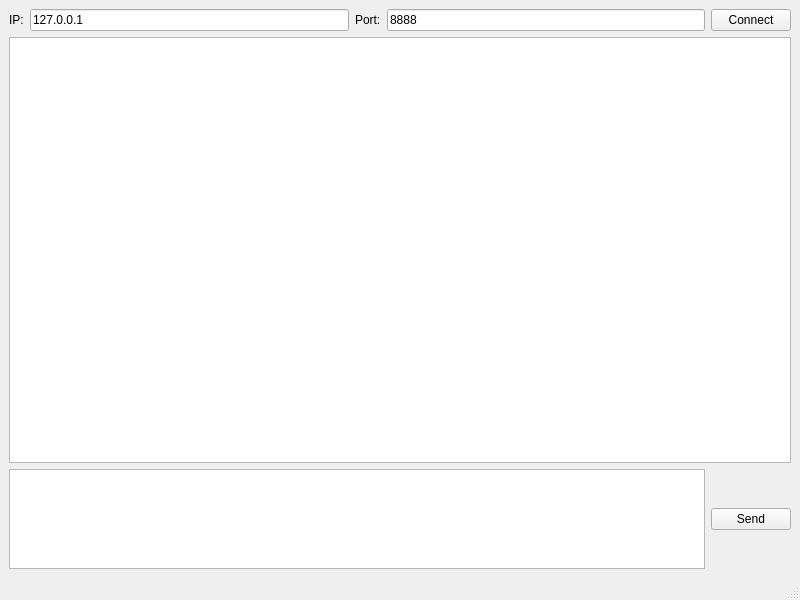
<?xml version="1.0" encoding="UTF-8"?>
<ui version="4.0">
 <class>MainWindow</class>
 <widget class="QMainWindow" name="MainWindow">
  <property name="geometry">
   <rect>
    <x>0</x>
    <y>0</y>
    <width>800</width>
    <height>600</height>
   </rect>
  </property>
  <property name="windowTitle">
   <string>TCP Server Simulator</string>
  </property>
  <widget class="QWidget" name="centralwidget">
   <layout class="QVBoxLayout" name="verticalLayout">
    <item>
     <layout class="QHBoxLayout" name="horizontalLayout_2">
      <item>
       <widget class="QLabel" name="label">
        <property name="text">
         <string>IP:</string>
        </property>
       </widget>
      </item>
      <item>
       <widget class="QLineEdit" name="ipLineEdit">
        <property name="text">
         <string>127.0.0.1</string>
        </property>
       </widget>
      </item>
      <item>
       <widget class="QLabel" name="label_2">
        <property name="text">
         <string>Port:</string>
        </property>
       </widget>
      </item>
      <item>
       <widget class="QLineEdit" name="portLineEdit">
        <property name="text">
         <string>8888</string>
        </property>
       </widget>
      </item>
      <item>
       <widget class="QPushButton" name="connectButton">
        <property name="text">
         <string>Connect</string>
        </property>
       </widget>
      </item>
     </layout>
    </item>
    <item>
     <widget class="QPlainTextEdit" name="logPlainTextEdit"/>
    </item>
    <item>
     <layout class="QHBoxLayout" name="horizontalLayout">
      <item>
       <widget class="QPlainTextEdit" name="dataPlainTextEdit">
        <property name="maximumSize">
         <size>
          <width>16777215</width>
          <height>100</height>
         </size>
        </property>
       </widget>
      </item>
      <item>
       <widget class="QPushButton" name="sendButton">
        <property name="text">
         <string>Send</string>
        </property>
       </widget>
      </item>
     </layout>
    </item>
   </layout>
  </widget>
  <widget class="QMenuBar" name="menubar">
   <property name="geometry">
    <rect>
     <x>0</x>
     <y>0</y>
     <width>800</width>
     <height>22</height>
    </rect>
   </property>
  </widget>
  <widget class="QStatusBar" name="statusbar"/>
 </widget>
 <resources/>
 <connections/>
</ui>
